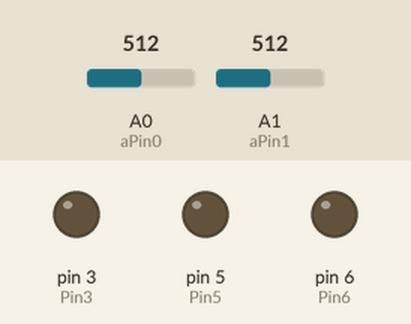
This sketch was run on a simulated Arduino Uno, built with avr-gcc and run on an emulated ATmega328P. Parts: output pins drawn as LEDs (lit = HIGH). The inputs (shaded band) are chosen by the test bench; at power-on: A0 (aPin0) = 512, A1 (aPin1) = 512. Random numbers use the default seed unless the sketch sets one.

Above: at 1.2 s.
1.3 s: A0 (aPin0) set to 527
At 2.61 s:
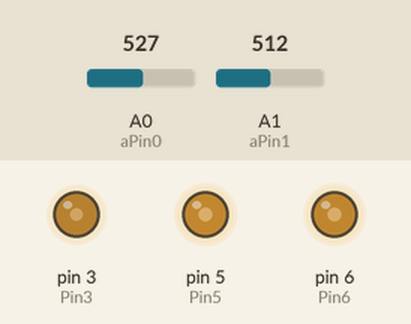
4.3 s: A1 (aPin1) set to 534
5.8 s: A1 (aPin1) set to 511
At 7.11 s:
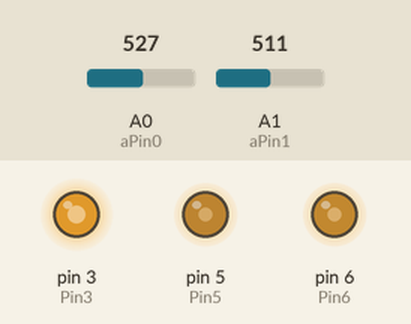
8.8 s: A0 (aPin0) set to 511
10.3 s: A0 (aPin0) set to 716
At 10.97 s:
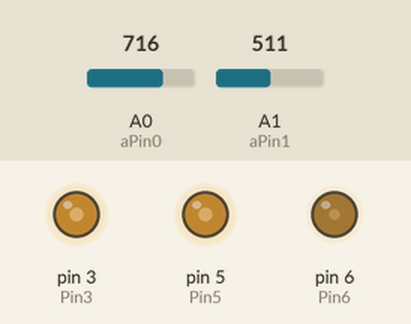
Timing chart, 0 to 32.8 s (numbered marks = the images above; inputs shaded):
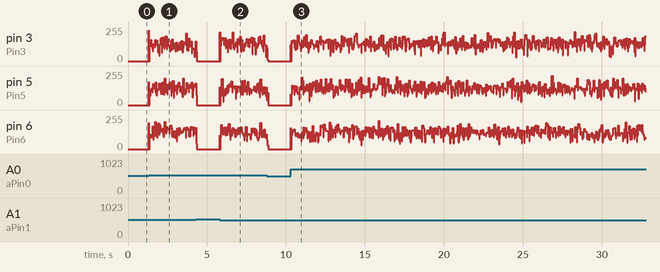

Measured:
- the behaviour switches between 512 and 513 on A0 (aPin0) (found by bisection; images 0 and 1)

The sketch:

sRGB.ino
```cpp
int Pin3 = 3, Pin5 = 5, Pin6 = 6;
int aPin0 = 0, dPin1 = 1, aPin1 = 1;

void setup()
{
pinMode(aPin0, INPUT);
pinMode(dPin1, OUTPUT);
pinMode(Pin3, OUTPUT);
pinMode(Pin5, OUTPUT);
pinMode(Pin6, OUTPUT);
Serial.begin(9600);


}


void loop(){
  int Pr2 = analogRead(aPin1);
  int PR = analogRead(aPin0);

  if(PR > Pr2 )
  {
    analogWrite(Pin3, random(0,255));
    analogWrite(Pin5, random(0,255));
    analogWrite(Pin6, random(0,255));
    }
    delay(10);
    analogWrite(Pin3, 0);
    analogWrite(Pin5, 0);
    analogWrite(Pin6, 0);

  }
```
